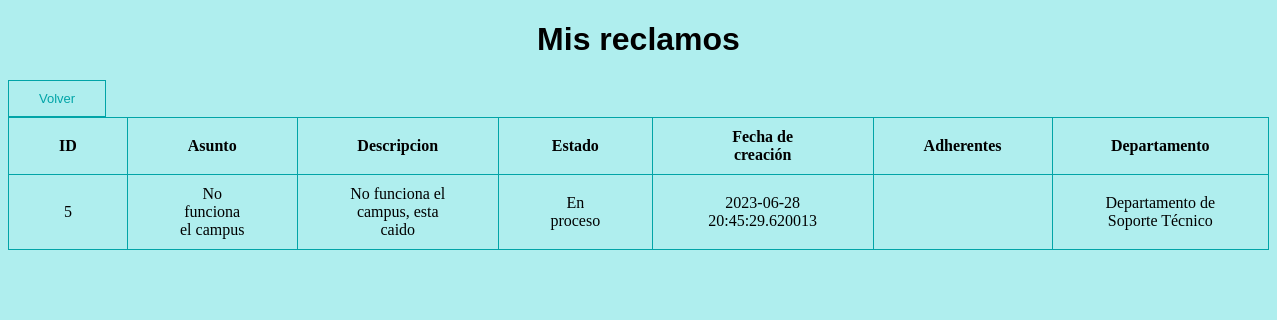
The page /mis_reclamos (signed in) on the database as committed earlier.
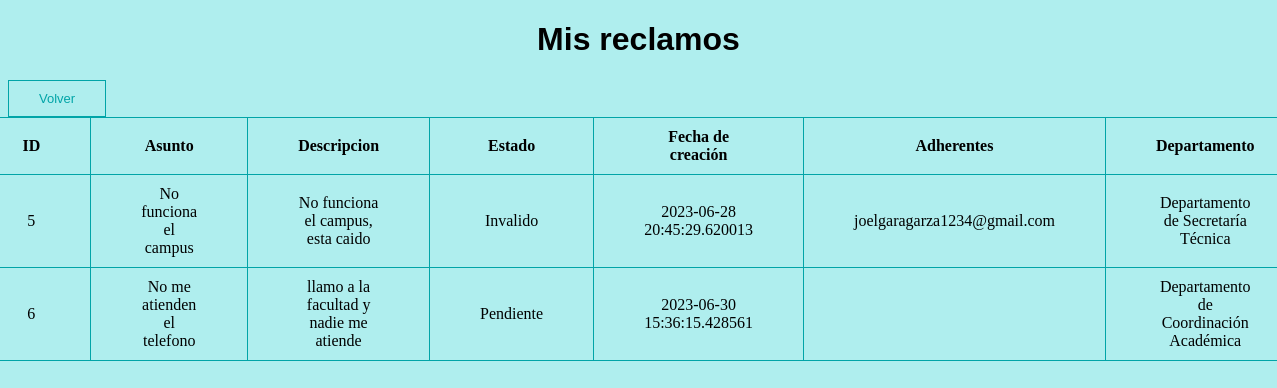
The same page on the database as committed later.
### modules/classes.py (models this page shows, shortened)
class Reclamo(db.Model):
    id = db.Column(db.Integer,primary_key=True)
    usuario_creador = db.Column(db.String(100))
    asunto = db.Column(db.String(1000))
    descripcion = db.Column(db.String(1000))
    departamento_id = db.Column(db.Integer, db.ForeignKey('departamento.id'), nullable=True)
    estado =  db.Column(db.String(100))
    adherente = db.Column(db.String(100))
    fecha = db.Column(db.DateTime, default=datetime.utcnow)

class Departamento(db.Model):
    id = db.Column(db.Integer, primary_key=True)
    nombre = db.Column(db.String(100), nullable=False)
    jefe = db.Column(db.String(200))

### server.py (the view)
@app.route("/mis_reclamos", methods=['GET','POST'])
@login_required
def mis_reclamos():
    mis_reclamos = Reclamo.query.filter_by(usuario_creador=current_user.email)
    departamentos = Departamento.query.all()
    return render_template('mis_reclamos.html',mis_reclamos=mis_reclamos, departamentos=departamentos)

### server.py (called while the page is built)
@login_manager.user_loader
def user_loader(user_id):
    user = Usuario.query.get(user_id)
    if user:
        if user.id in admin_list:
            return Jefe_departamento.query.get(user_id)  #en base al id clasifica al usuario actual en jefe o usuario final
        else:
            return Usuario_final.query.get(user_id)

### templates/mis_reclamos.html (shortened to what this page needs)
<!DOCTYPE html>
<html lang="en">
<html>
    <head style="background-color:paleturquoise">
    </head>
    <body style="background-color:paleturquoise">
        <h1 class="centrar_element">Mis reclamos</h1>
        <button onclick="location.href='/pantalla_principal'">Volver</button>
        <div class="table-container">
            <table>
                <tr>
                    <td><b>ID</b></td>
                    <td><b>Asunto</b></td>
                    <td><b>Descripcion</b></td>
                    <td><b>Estado</b></td>
                    <td><b>Fecha de creación</b></td>
                    <td><b>Adherentes</b></td>
                    <td><b>Departamento</b></td>
                </tr>
                {% for reclamo in mis_reclamos %}
                    <tr>
                        <td> {{ reclamo.id }} </td>
                        <td> {{ reclamo.asunto }} </td>
                        <td> {{ reclamo.descripcion }} </td>
                        <td> {{ reclamo.estado }} </td>
                        <td> {{ reclamo.fecha }} </td>
                        <td> {{ reclamo.adherente }} </td>
                        {% if reclamo.departamento_id == None %}
                                <td>En espera de asignación</td>
                        {% else %}
                            {% for departamento in departamentos %}
                                {% if departamento.id == reclamo.departamento_id %}
                                    <td> {{ departamento.nombre }} </td>
                                {% endif %}
                            {% endfor %}
                        {% endif %}
                    </tr>
                {% endfor %}
            </table>
        </div>
    </body>

Rows that differ between the two databases and show on the page:
changed Reclamo "No funciona el campus": estado "En proceso" → "Invalido"; adherente (not shown) → "joelgaragarza1234@gmail.com"
changed Departamento: nombre "Departamento de Soporte Técnico" → "Departamento de Secretaría Técnica"
added Reclamo: id "6", asunto "No me atienden el telefono", descripcion "llamo a la facultad y nadie me atiende", estado "Pendiente", fecha "2023-06-30 15:36:15.428561"
now on this page (row unchanged): Departamento: nombre "Departamento de Coordinación Académica", shown under "6"
